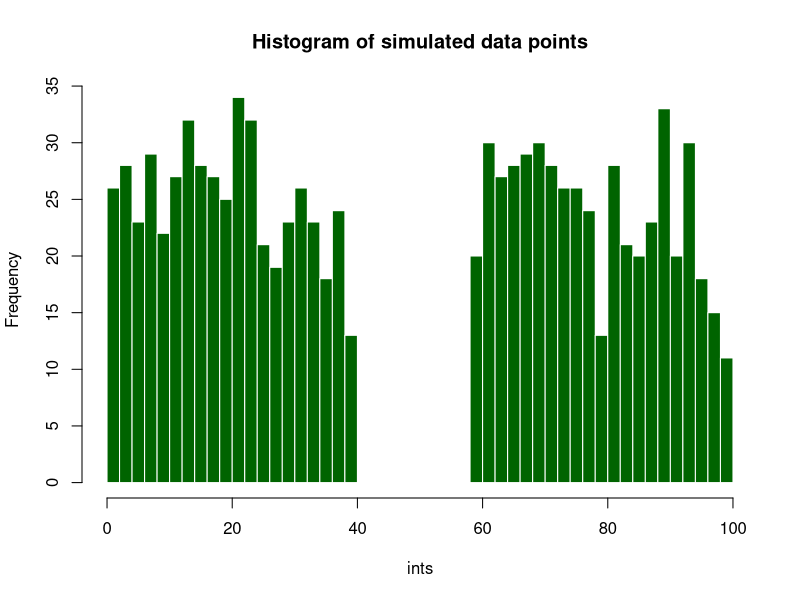

R code for this plot:
## ---- chunk 1
knitr::opts_chunk$set(echo = TRUE)
## ---- chunk 2
vocab <- 500
ints1 <- as.integer(runif(vocab,min=1,max=40))
ints2 <- as.integer(runif(vocab,min=60,max=100))
ints <- c(ints1,ints2)
y1 <- ints/sum(ints)
      # draw the histogram with the specified number of bins
hist(ints, 
   breaks = 50, 
   col = 'darkgreen', 
   border = 'white', 
   main = "Histogram of simulated data points")
